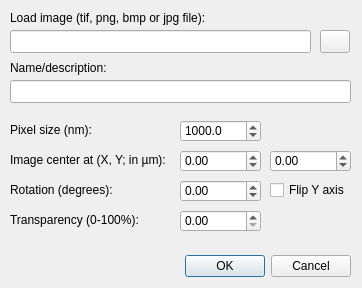
<?xml version="1.0" encoding="UTF-8"?>
<ui version="4.0">
 <class>importImage</class>
 <widget class="QDialog" name="importImage">
  <property name="geometry">
   <rect>
    <x>0</x>
    <y>0</y>
    <width>362</width>
    <height>288</height>
   </rect>
  </property>
  <property name="windowTitle">
   <string>Import Image</string>
  </property>
  <widget class="QDialogButtonBox" name="buttonBox">
   <property name="geometry">
    <rect>
     <x>10</x>
     <y>250</y>
     <width>341</width>
     <height>32</height>
    </rect>
   </property>
   <property name="orientation">
    <enum>Qt::Horizontal</enum>
   </property>
   <property name="standardButtons">
    <set>QDialogButtonBox::Cancel|QDialogButtonBox::Ok</set>
   </property>
  </widget>
  <widget class="QDoubleSpinBox" name="doubleSpinBox_pixelSize">
   <property name="geometry">
    <rect>
     <x>180</x>
     <y>120</y>
     <width>81</width>
     <height>22</height>
    </rect>
   </property>
   <property name="layoutDirection">
    <enum>Qt::LeftToRight</enum>
   </property>
   <property name="decimals">
    <number>1</number>
   </property>
   <property name="maximum">
    <double>100000.000000000000000</double>
   </property>
   <property name="singleStep">
    <double>10.000000000000000</double>
   </property>
   <property name="value">
    <double>1000.000000000000000</double>
   </property>
  </widget>
  <widget class="QLineEdit" name="lineEdit_fileName">
   <property name="geometry">
    <rect>
     <x>10</x>
     <y>30</y>
     <width>301</width>
     <height>23</height>
    </rect>
   </property>
  </widget>
  <widget class="QPushButton" name="pushButton_selectFile">
   <property name="geometry">
    <rect>
     <x>320</x>
     <y>30</y>
     <width>30</width>
     <height>23</height>
    </rect>
   </property>
   <property name="text">
    <string/>
   </property>
  </widget>
  <widget class="QDoubleSpinBox" name="doubleSpinBox_posY">
   <property name="geometry">
    <rect>
     <x>270</x>
     <y>150</y>
     <width>81</width>
     <height>22</height>
    </rect>
   </property>
   <property name="layoutDirection">
    <enum>Qt::LeftToRight</enum>
   </property>
   <property name="minimum">
    <double>-200000.000000000000000</double>
   </property>
   <property name="maximum">
    <double>200000.000000000000000</double>
   </property>
   <property name="singleStep">
    <double>100.000000000000000</double>
   </property>
  </widget>
  <widget class="QLabel" name="label_st">
   <property name="geometry">
    <rect>
     <x>10</x>
     <y>120</y>
     <width>161</width>
     <height>20</height>
    </rect>
   </property>
   <property name="text">
    <string>Pixel size (nm):</string>
   </property>
  </widget>
  <widget class="QDoubleSpinBox" name="doubleSpinBox_posX">
   <property name="geometry">
    <rect>
     <x>180</x>
     <y>150</y>
     <width>81</width>
     <height>22</height>
    </rect>
   </property>
   <property name="layoutDirection">
    <enum>Qt::LeftToRight</enum>
   </property>
   <property name="minimum">
    <double>-200000.000000000000000</double>
   </property>
   <property name="maximum">
    <double>200000.000000000000000</double>
   </property>
   <property name="singleStep">
    <double>100.000000000000000</double>
   </property>
  </widget>
  <widget class="QLabel" name="label_3">
   <property name="geometry">
    <rect>
     <x>10</x>
     <y>10</y>
     <width>211</width>
     <height>16</height>
    </rect>
   </property>
   <property name="text">
    <string>Load image (tif, png, bmp or jpg file):</string>
   </property>
  </widget>
  <widget class="QLabel" name="label_st_2">
   <property name="geometry">
    <rect>
     <x>10</x>
     <y>210</y>
     <width>161</width>
     <height>20</height>
    </rect>
   </property>
   <property name="text">
    <string>Transparency (0-100%):</string>
   </property>
  </widget>
  <widget class="QLabel" name="label_4">
   <property name="geometry">
    <rect>
     <x>10</x>
     <y>60</y>
     <width>211</width>
     <height>16</height>
    </rect>
   </property>
   <property name="text">
    <string>Name/description:</string>
   </property>
  </widget>
  <widget class="QLineEdit" name="lineEdit_name">
   <property name="geometry">
    <rect>
     <x>10</x>
     <y>80</y>
     <width>341</width>
     <height>23</height>
    </rect>
   </property>
  </widget>
  <widget class="QLabel" name="label_st_5">
   <property name="geometry">
    <rect>
     <x>10</x>
     <y>180</y>
     <width>161</width>
     <height>20</height>
    </rect>
   </property>
   <property name="text">
    <string>Rotation (degrees):</string>
   </property>
  </widget>
  <widget class="QDoubleSpinBox" name="doubleSpinBox_rotation">
   <property name="geometry">
    <rect>
     <x>180</x>
     <y>180</y>
     <width>81</width>
     <height>22</height>
    </rect>
   </property>
   <property name="layoutDirection">
    <enum>Qt::LeftToRight</enum>
   </property>
   <property name="minimum">
    <double>-360.000000000000000</double>
   </property>
   <property name="maximum">
    <double>360.000000000000000</double>
   </property>
   <property name="singleStep">
    <double>1.000000000000000</double>
   </property>
  </widget>
  <widget class="QDoubleSpinBox" name="doubleSpinBox_transparency">
   <property name="geometry">
    <rect>
     <x>180</x>
     <y>210</y>
     <width>81</width>
     <height>22</height>
    </rect>
   </property>
   <property name="layoutDirection">
    <enum>Qt::LeftToRight</enum>
   </property>
   <property name="minimum">
    <double>0.000000000000000</double>
   </property>
   <property name="maximum">
    <double>100.000000000000000</double>
   </property>
   <property name="singleStep">
    <double>10.000000000000000</double>
   </property>
  </widget>
  <widget class="QCheckBox" name="checkBox_flipped">
   <property name="geometry">
    <rect>
     <x>270</x>
     <y>180</y>
     <width>76</width>
     <height>20</height>
    </rect>
   </property>
   <property name="text">
    <string>Flip Y axis</string>
   </property>
  </widget>
  <widget class="QLabel" name="label_st_6">
   <property name="geometry">
    <rect>
     <x>10</x>
     <y>150</y>
     <width>161</width>
     <height>20</height>
    </rect>
   </property>
   <property name="text">
    <string>Image center at (X, Y; in µm):</string>
   </property>
  </widget>
 </widget>
 <tabstops>
  <tabstop>lineEdit_fileName</tabstop>
  <tabstop>pushButton_selectFile</tabstop>
  <tabstop>lineEdit_name</tabstop>
  <tabstop>doubleSpinBox_pixelSize</tabstop>
  <tabstop>doubleSpinBox_posX</tabstop>
  <tabstop>doubleSpinBox_posY</tabstop>
 </tabstops>
 <resources/>
 <connections>
  <connection>
   <sender>buttonBox</sender>
   <signal>accepted()</signal>
   <receiver>importImage</receiver>
   <slot>accept()</slot>
   <hints>
    <hint type="sourcelabel">
     <x>248</x>
     <y>254</y>
    </hint>
    <hint type="destinationlabel">
     <x>157</x>
     <y>274</y>
    </hint>
   </hints>
  </connection>
  <connection>
   <sender>buttonBox</sender>
   <signal>rejected()</signal>
   <receiver>importImage</receiver>
   <slot>reject()</slot>
   <hints>
    <hint type="sourcelabel">
     <x>316</x>
     <y>260</y>
    </hint>
    <hint type="destinationlabel">
     <x>286</x>
     <y>274</y>
    </hint>
   </hints>
  </connection>
 </connections>
</ui>
